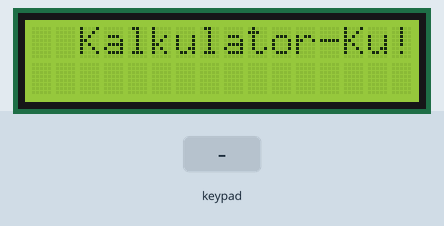
Simulated run of this sketch. Board: Arduino Uno, built with avr-gcc and run on an emulated ATmega328P. Parts: 16×2 character LCD. The test bench sets the inputs (shaded band).

Above: at 0.1 s.
2.3 s: keypad keys 7 + 5 = pressed 0.4 s apart
At 3.9 s:
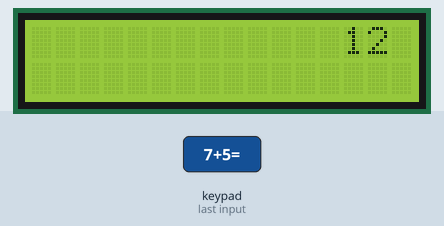
5.4 s: key '7' pressed
At 6.5 s:
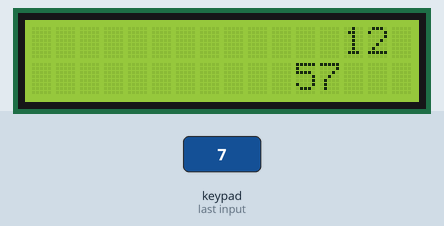
6.9 s: key '8' pressed
At 7.7 s:
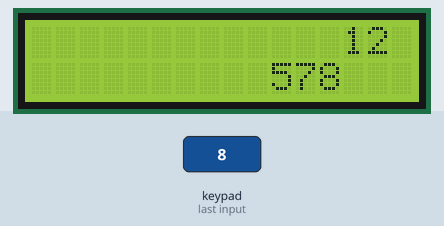
8.4 s: keypad keys 6 5 4 3 pressed 0.4 s apart
At 10.9 s:
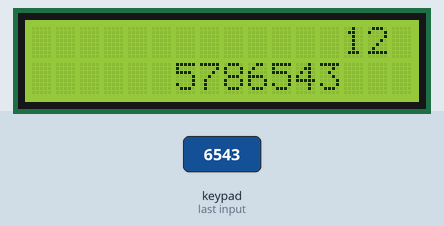
Timing chart, 0 to 12.4 s (numbered marks = the images above; inputs shaded):
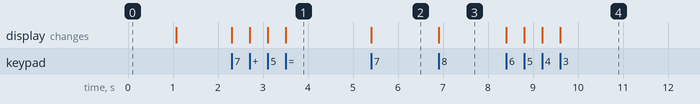

Measured:
- after the input at 2.3 s, the display: first changes at once (image 1 shows a later state)
- after the input at 5.4 s, the display: changes at once (image 2)
- after the input at 6.9 s, the display: changes at once (image 3)
- after the input at 8.4 s, the display: first changes at once (image 4 shows a later state)

The sketch:

Kalkulator_Arduino.ino
```cpp
#include <LiquidCrystal.h>
#include <Keypad.h>
LiquidCrystal lcd (12, 11, 10, 9, 8, 7);
const byte JmlBaris = 4;
const byte JmlKolom = 4;
char keys [JmlBaris][JmlKolom] = {
  {'7', '8', '9', '/'},
  {'4', '5', '6', 'x'},
  {'1', '2', '3', '-'},
  {'C', '0', '=', '+'}
};
byte PinBaris[JmlBaris] = {6, 5, 4, 3};
byte PinKolom[JmlKolom] = {2, 1, 0, 13};
Keypad myKeypad = Keypad(makeKeymap(keys), PinBaris, PinKolom, JmlBaris, JmlKolom);
boolean val0nePresent = false;
boolean final = false;
String num1, num2;
long ans;
char op;
void setup(){
  lcd.begin(16,2);
  lcd.setCursor(2,0);
  lcd.print("Kalkulator-Ku!");
  delay(1000);
  lcd.clear();
}
void loop(){
  char key = myKeypad.getKey();
  if(key!=NO_KEY && key=='1'||key=='2'||key=='3'||key=='4'||key=='5'||key=='6'||key=='7'||key=='8'||key=='9'||key=='0'){
    if(val0nePresent != true){
      num1 = num1 + key;
      int numLength = num1.length();
      lcd.setCursor(15-numLength, 0 );
      lcd.print(num1);
    }
    else{
      num2 = num2 + key;
      int numLength = num2.length();
      lcd.setCursor(15 - numLength, 1);
      lcd.print (num2);
      final = true;
    }
  }
   else if (val0nePresent == false && key != NO_KEY && (key == '/' || key == 'x' || key == '-' || key == '+')){
    if (val0nePresent == false){
      val0nePresent = true;
      op = key;
      lcd.setCursor(15,0);
      lcd.print(op);
    }
  }
  else if (final == true && key != NO_KEY && key == '='){
    if (op == '+'){
      ans = num1.toInt() + num2.toInt();
    }
    else if (op == '-'){
      ans = num1.toInt() - num2.toInt();
    }
    else if (op == 'x'){
      ans = num1.toInt() * num2.toInt();
    }
    else if (op == '/'){
      ans = num1.toInt() / num2.toInt();
    }
    lcd.clear();
    lcd.setCursor(15,0);
    lcd.autoscroll();
    lcd.print(ans);
    lcd.noAutoscroll();
  }
  else if (key != NO_KEY && key == 'C'){
    lcd.clear();
    val0nePresent = false;
    final = false;
    num1 = " ";
    num2 = " ";
    ans = 0;
    op = ' ';
  }
}
```
